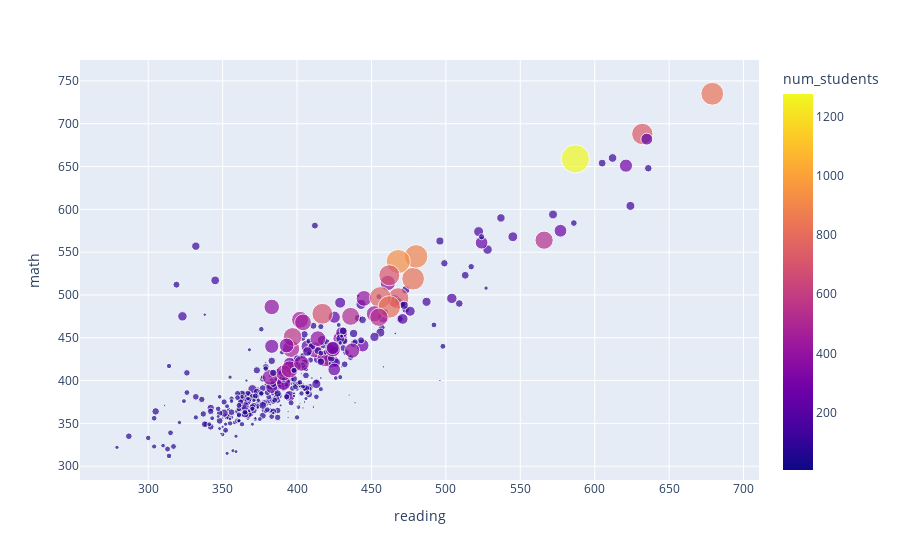

The notebook cell saved with this chart:
### Code cell
px.scatter(df, x='reading', 
               y='math', 
               color="num_students",
               size='num_students', 
               hover_data=['school', 'reading', 'math', 'writing', 'num_students'])

### Figure 1 — Plotly figure (JSON) as saved in the notebook; plotly's stock layout.template omitted (floating-point values rounded to 4 significant figures; data arrays with more than 128 entries replaced by an {"elided": "..."} marker saying what was removed)
{"data": [{"customdata": {"elided": "421x3 mixed values"}, "hovertemplate": "reading=%{x}<br>math=%{y}<br>num_students=%{marker.color}<br>school=%{customdata[0]}<br>writing=%{customdata[1]}<extra></extra>", "legendgroup": "", "marker": {"color": {"elided": "421 int values"}, "coloraxis": "coloraxis", "size": {"elided": "421 int values"}, "sizemode": "area", "sizeref": 3.192, "symbol": "circle"}, "mode": "markers", "name": "", "orientation": "v", "showlegend": false, "type": "scatter", "x": {"elided": "421 int values"}, "xaxis": "x", "y": {"elided": "421 int values"}, "yaxis": "y"}], "layout": {"coloraxis": {"colorbar": {"title": {"text": "num_students"}}, "colorscale": [[0, "#0d0887"], [0.1111, "#46039f"], [0.2222, "#7201a8"], [0.3333, "#9c179e"], [0.4444, "#bd3786"], [0.5556, "#d8576b"], [0.6667, "#ed7953"], [0.7778, "#fb9f3a"], [0.8889, "#fdca26"], [1, "#f0f921"]]}, "legend": {"itemsizing": "constant", "tracegroupgap": 0}, "margin": {"t": 60}, "xaxis": {"anchor": "y", "domain": [0, 1], "title": {"text": "reading"}}, "yaxis": {"anchor": "x", "domain": [0, 1], "title": {"text": "math"}}}}
